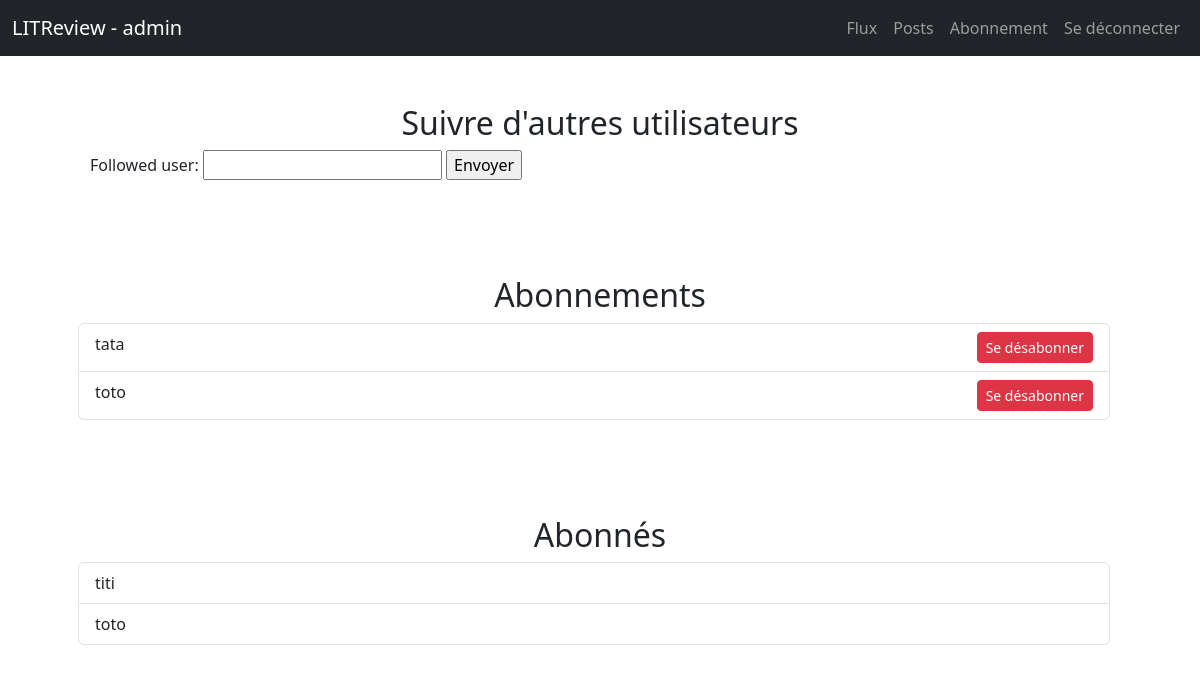
Page /follow (signed in) on the earlier database version.
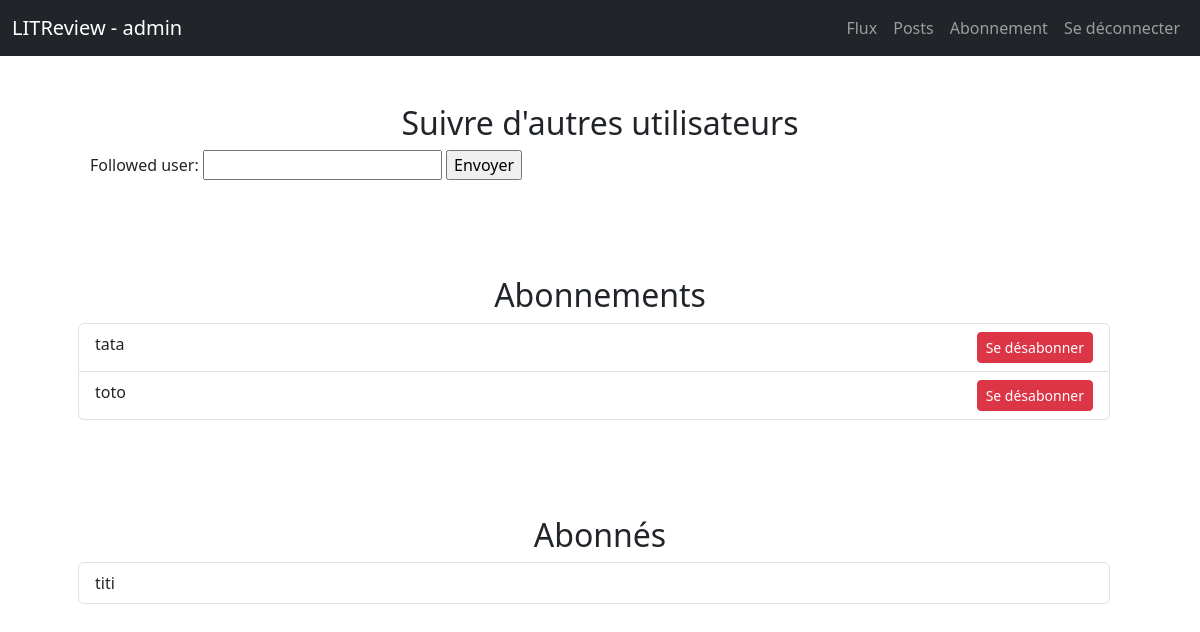
Same page on the later database version.
### bookreview/models.py (models this page shows, shortened)
class UserFollows(models.Model):
    user = models.ForeignKey(to=settings.AUTH_USER_MODEL,
                             on_delete=models.CASCADE,
                             related_name="following")
    followed_user = models.ForeignKey(to=settings.AUTH_USER_MODEL,
                                      on_delete=models.CASCADE,
                                      related_name="followed_by")
    class Meta:
        unique_together = ('user', 'followed_user')

class User(AbstractUser):
    pass

### bookreview/views.py (the view, shortened to what this page needs)
# urls.py: path('follow', bookreview.views.FollowView.as_view(), name='follow'),
class FollowView(LoginRequiredMixin, FormView):
    model = UserFollows
    form_class = forms.UserFollowsForm
    template_name = "bookreview/follow.html"
    def get_form_kwargs(self):
        kwargs = super().get_form_kwargs()
        kwargs["user"] = self.request.user
        return kwargs
    def get_context_data(self, **kwargs):
        context = super().get_context_data(**kwargs)
        user = self.request.user
        context["followers"] = user.followed_by.all()
        context["followings"] = user.following.all()
        return context

### bookreview/forms.py (shortened to what this page needs)
class UserFollowsForm(forms.Form):
    followed_user = CharField()
    def __init__(self, **kwargs):
        self.user = kwargs.pop("user")
        super().__init__(**kwargs)

### bookreview/templates/bookreview/follow.html (shortened to what this page needs)
{% extends 'base.html' %}
{% block content %}
<div class="container">
    <div class="p-5 row">
        <h2 class="text-center">Suivre d'autres utilisateurs</h2>
        <form action="" method="post">
            {{ form }}
            <input type="submit" value="Envoyer">
        </form>
    </div>
    <div class="p-5 row">
        <h2 class="text-center">Abonnements</h2>
        <ul class="list-group">
            {% for following in followings %}
                <li class="list-group-item">
                    {{ following.followed_user }} <a class="float-end" href="{% url 'unfollow' following.pk %}"><button type="button" class="btn btn-danger btn-sm">Se désabonner</button></a>
                </li>
            {% empty %}
                <p>Vous n'avez aucun abonnement.</p>
            {% endfor %}
        </ul>
    </div>
    <div class="p-5 row">
        <h2 class="text-center">Abonnés</h2>
        <ul class="list-group">
            {% for follower in followers %}
                <li class="list-group-item">{{ follower.user }}</li>
            {% empty %}
                <p>Vous n'avez aucun abonné.</p>
            {% endfor %}
        </ul>
    </div>
</div>
{% endblock %}

Differences in the rows shown:
removed UserFollows: user "toto", shown under "Abonnés"
